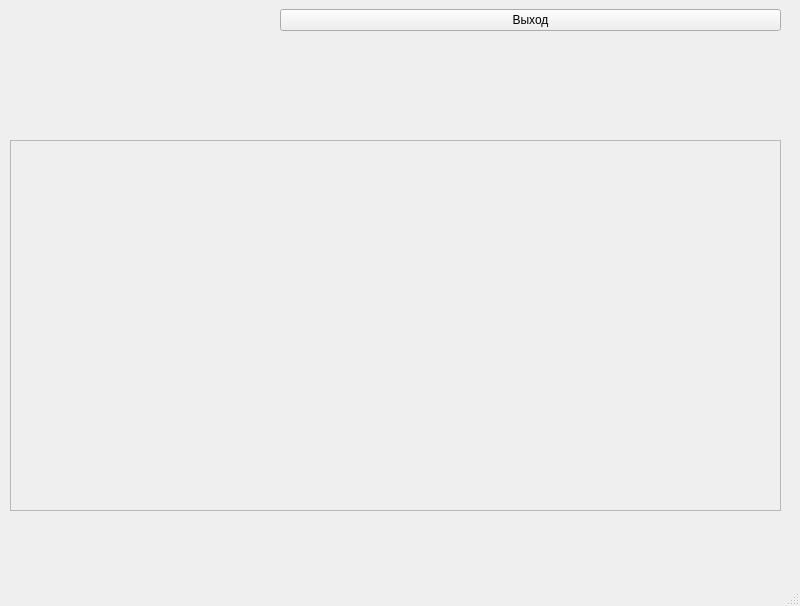
<?xml version="1.0" encoding="UTF-8"?>
<ui version="4.0">
 <class>MainWindow</class>
 <widget class="QMainWindow" name="MainWindow">
  <property name="geometry">
   <rect>
    <x>0</x>
    <y>0</y>
    <width>800</width>
    <height>606</height>
   </rect>
  </property>
  <property name="windowTitle">
   <string>MainWindow</string>
  </property>
  <widget class="QWidget" name="centralwidget">
   <widget class="QWidget" name="horizontalLayoutWidget">
    <property name="geometry">
     <rect>
      <x>280</x>
      <y>0</y>
      <width>501</width>
      <height>41</height>
     </rect>
    </property>
    <layout class="QHBoxLayout" name="horizontalLayout">
     <item>
      <widget class="QPushButton" name="pushButton">
       <property name="text">
        <string>Выход</string>
       </property>
      </widget>
     </item>
    </layout>
   </widget>
   <widget class="QScrollArea" name="scrollArea">
    <property name="geometry">
     <rect>
      <x>10</x>
      <y>140</y>
      <width>771</width>
      <height>371</height>
     </rect>
    </property>
    <property name="widgetResizable">
     <bool>true</bool>
    </property>
    <widget class="QWidget" name="scrollAreaWidgetContents">
     <property name="geometry">
      <rect>
       <x>0</x>
       <y>0</y>
       <width>769</width>
       <height>369</height>
      </rect>
     </property>
    </widget>
   </widget>
  </widget>
  <widget class="QMenuBar" name="menubar">
   <property name="geometry">
    <rect>
     <x>0</x>
     <y>0</y>
     <width>800</width>
     <height>21</height>
    </rect>
   </property>
  </widget>
  <widget class="QStatusBar" name="statusbar"/>
 </widget>
 <resources/>
 <connections/>
</ui>
